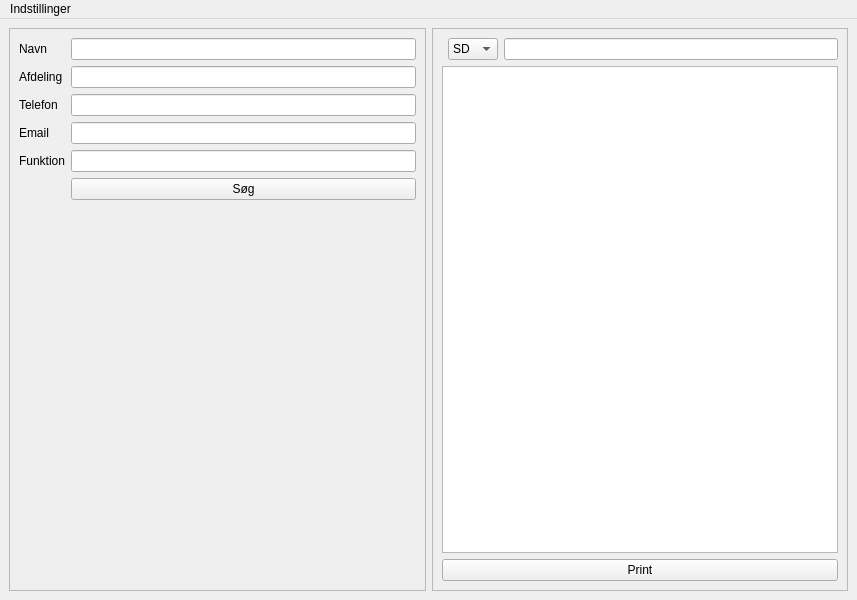
<?xml version="1.0" encoding="UTF-8"?>
<ui version="4.0">
 <class>mainWindow</class>
 <widget class="QMainWindow" name="mainWindow">
  <property name="geometry">
   <rect>
    <x>0</x>
    <y>0</y>
    <width>857</width>
    <height>600</height>
   </rect>
  </property>
  <property name="windowTitle">
   <string>Adresseprinter</string>
  </property>
  <widget class="QWidget" name="mainLayout">
   <layout class="QHBoxLayout" name="horizontalLayout">
    <item>
     <widget class="QFrame" name="searchFrame">
      <property name="frameShape">
       <enum>QFrame::StyledPanel</enum>
      </property>
      <property name="frameShadow">
       <enum>QFrame::Raised</enum>
      </property>
      <layout class="QFormLayout" name="formLayout">
       <property name="fieldGrowthPolicy">
        <enum>QFormLayout::AllNonFixedFieldsGrow</enum>
       </property>
       <item row="0" column="0">
        <widget class="QLabel" name="nameLabel">
         <property name="text">
          <string>Navn</string>
         </property>
        </widget>
       </item>
       <item row="0" column="1">
        <widget class="QLineEdit" name="nameText"/>
       </item>
       <item row="2" column="0">
        <widget class="QLabel" name="deptLabel">
         <property name="text">
          <string>Afdeling</string>
         </property>
        </widget>
       </item>
       <item row="2" column="1">
        <widget class="QLineEdit" name="deptText"/>
       </item>
       <item row="4" column="0">
        <widget class="QLabel" name="phoneLabel">
         <property name="text">
          <string>Telefon</string>
         </property>
        </widget>
       </item>
       <item row="4" column="1">
        <widget class="QLineEdit" name="phoneText"/>
       </item>
       <item row="6" column="0">
        <widget class="QLabel" name="emailLabel">
         <property name="text">
          <string>Email</string>
         </property>
        </widget>
       </item>
       <item row="6" column="1">
        <widget class="QLineEdit" name="emailText"/>
       </item>
       <item row="8" column="0">
        <widget class="QLabel" name="funcLabel">
         <property name="text">
          <string>Funktion</string>
         </property>
        </widget>
       </item>
       <item row="8" column="1">
        <widget class="QLineEdit" name="funcText"/>
       </item>
       <item row="9" column="1">
        <widget class="QPushButton" name="searchButton">
         <property name="text">
          <string>Søg</string>
         </property>
        </widget>
       </item>
      </layout>
     </widget>
    </item>
    <item>
     <widget class="QFrame" name="resultFrame">
      <property name="frameShape">
       <enum>QFrame::StyledPanel</enum>
      </property>
      <property name="frameShadow">
       <enum>QFrame::Raised</enum>
      </property>
      <layout class="QGridLayout" name="gridLayout">
       <item row="2" column="1" colspan="3">
        <widget class="QPushButton" name="printButton">
         <property name="text">
          <string>Print</string>
         </property>
        </widget>
       </item>
       <item row="0" column="3">
        <widget class="QLineEdit" name="caseText"/>
       </item>
       <item row="0" column="2">
        <widget class="QComboBox" name="caseBox">
         <item>
          <property name="text">
           <string>SD</string>
          </property>
         </item>
         <item>
          <property name="text">
           <string>WO</string>
          </property>
         </item>
         <item>
          <property name="text">
           <string>IM</string>
          </property>
         </item>
        </widget>
       </item>
       <item row="1" column="1" colspan="3">
        <widget class="QListWidget" name="contactList">
         <property name="styleSheet">
          <string notr="true">border-bottom: 1px dashed;</string>
         </property>
        </widget>
       </item>
      </layout>
      <zorder>caseText</zorder>
      <zorder>printButton</zorder>
      <zorder>contactList</zorder>
      <zorder>caseBox</zorder>
     </widget>
    </item>
   </layout>
  </widget>
  <widget class="QMenuBar" name="menuBar">
   <property name="geometry">
    <rect>
     <x>0</x>
     <y>0</y>
     <width>857</width>
     <height>22</height>
    </rect>
   </property>
   <widget class="QMenu" name="menuSettings">
    <property name="title">
     <string>Indstillinger</string>
    </property>
    <addaction name="actionPDF"/>
   </widget>
   <addaction name="menuSettings"/>
  </widget>
  <action name="actionPDF">
   <property name="text">
    <string>Vælg PDF-folder</string>
   </property>
  </action>
 </widget>
 <tabstops>
  <tabstop>nameText</tabstop>
  <tabstop>deptText</tabstop>
  <tabstop>phoneText</tabstop>
  <tabstop>emailText</tabstop>
  <tabstop>funcText</tabstop>
  <tabstop>searchButton</tabstop>
  <tabstop>caseBox</tabstop>
  <tabstop>caseText</tabstop>
  <tabstop>contactList</tabstop>
  <tabstop>printButton</tabstop>
 </tabstops>
 <resources/>
 <connections/>
</ui>
